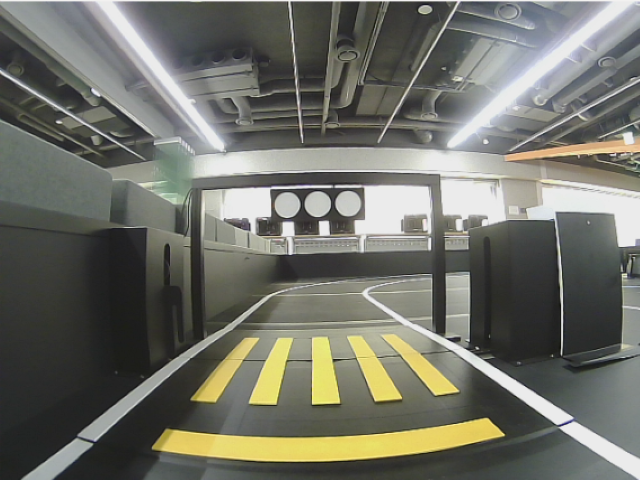
#> input picture img/b.PNG, 640 x 480 px, found by its file name
$ python StopLineTest.py
#> lines starting #> are read from the running program, lines starting #| are printed output that depends on the picture; after the words box and inside, x2 and y2 are one past the last pixel; in counts of white or black regions, pixels touching at a corner belong together
import cv2

img_color = cv2.imread('./img/b.png')
#> img_color is the input picture: shape (480, 640, 3); mean B, G, R 104.1, 113.2, 112.5
img_color = img_color[400:480, 120:520]  # y, x
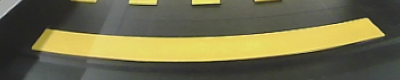
#> img_color: shape (80, 400, 3); mean B, G, R 75.3, 108.4, 112.1
img_gray = cv2.cvtColor(img_color, cv2.COLOR_BGR2GRAY)
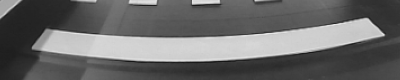
#> img_gray: shape (80, 400); min 21, max 231, mean 105.7
ret, img_binary = cv2.threshold(img_gray, 127, 255, 0)
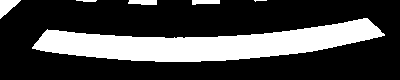
#> img_binary: shape (80, 400); 26.6% white; 6 white regions (1 under 20 px)
contours, hierarchy = cv2.findContours(img_binary, cv2.RETR_LIST, cv2.CHAIN_APPROX_SIMPLE)
#> contours = 6 contours, 2 with area under 20; largest, box (x1, y1, x2, y2) and area: (32, 18, 385, 62) 7636, (0, 0, 21, 19) 182, (128, 0, 157, 5) 98, (192, 0, 220, 5) 84

for cnt in contours[:]:
    if 7500 < cv2.contourArea(cnt) < 7700:
        print(cnt)
        cv2.drawContours(img_color, [cnt], 0, (255, 0, 0), 3)  # blue
        print(cv2.contourArea(cnt))
#> this loop made 6 passes
#> cnt on pass 2: [[254, 0], [255, 1], [256, 0], [266, 0]]
#> (printed output is left out)
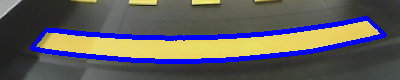
#> img_color: shape (80, 400, 3); 11.07% of pixels changed, all inside (x1, y1, x2, y2) = (30, 16, 387, 64)
print(img_gray[40,200])
#| 204

cv2.imshow("result", img_color)

cv2.waitKey(0)
